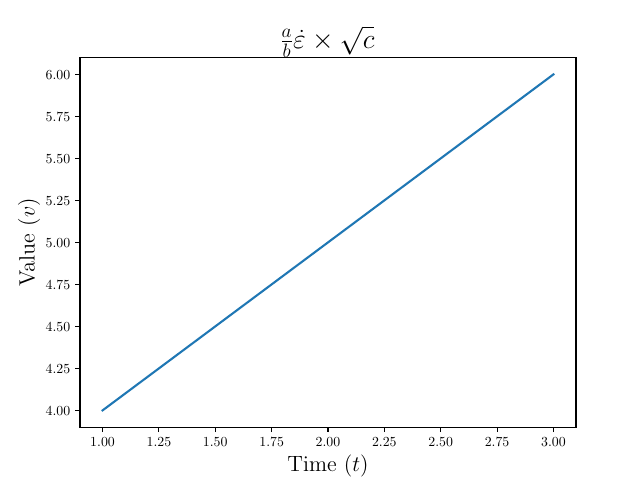

Recreate this plot in Python.
import matplotlib.pyplot as plt

# Update Matplotlib configuration to use LaTeX
plt.rcParams.update({
    "text.usetex": True,             # Use LaTeX for rendering text
    "font.family": "serif",          # Use serif fonts by default
    "font.serif": ["Computer Modern"],  # Use Computer Modern font
    "text.latex.preamble": r"\usepackage{amsmath}",  # Use AMS math package
})

# Create a plot
fig, ax = plt.subplots()
ax.plot([1, 2, 3], [4, 5, 6])
# Example LaTeX math in title
ax.set_title(r'$\frac{a}{b} \dot{\varepsilon} \times \sqrt{c}$', fontsize=20)
ax.set_xlabel(r'Time ($t$)', fontsize=16)
ax.set_ylabel(r'Value ($v$)', fontsize=16)

# Save the plot as a PDF file
plt.savefig("./test_matplotlib.pdf", format="pdf")

# Optionally, display the plot
plt.show()
